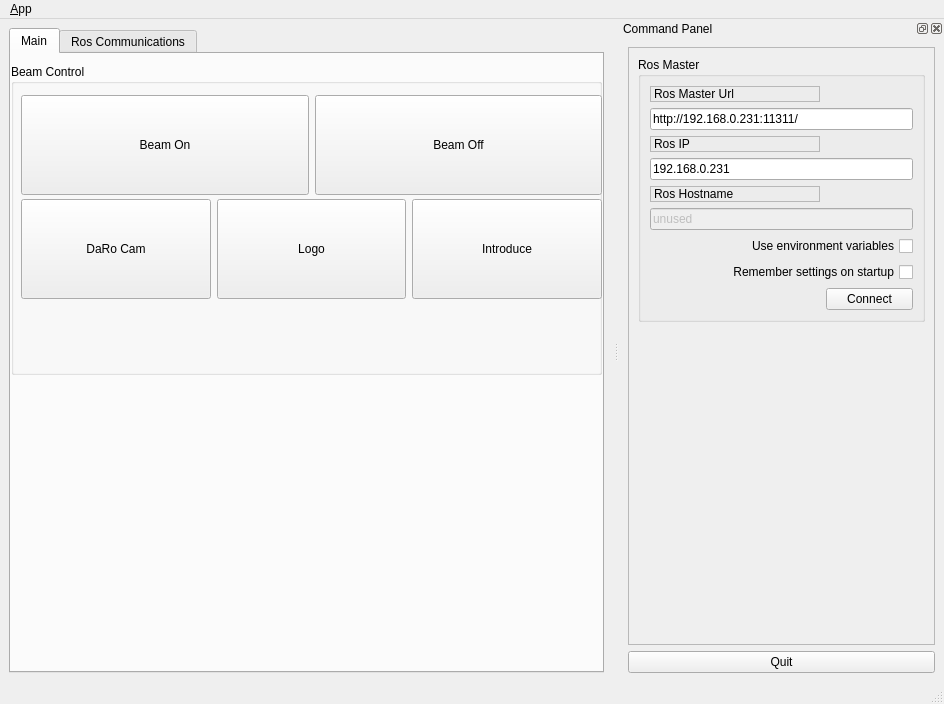
<?xml version="1.0" encoding="UTF-8"?>
<ui version="4.0">
 <class>MainWindowDesign</class>
 <widget class="QMainWindow" name="MainWindowDesign">
  <property name="geometry">
   <rect>
    <x>0</x>
    <y>0</y>
    <width>944</width>
    <height>704</height>
   </rect>
  </property>
  <property name="windowTitle">
   <string>QRosApp</string>
  </property>
  <property name="windowIcon">
   <iconset resource="../resources/images.qrc">
    <normaloff>:/images/icon.png</normaloff>:/images/icon.png</iconset>
  </property>
  <property name="locale">
   <locale language="English" country="Australia"/>
  </property>
  <widget class="QWidget" name="centralwidget">
   <layout class="QHBoxLayout">
    <item>
     <widget class="QTabWidget" name="tab_manager">
      <property name="minimumSize">
       <size>
        <width>100</width>
        <height>0</height>
       </size>
      </property>
      <property name="locale">
       <locale language="English" country="Australia"/>
      </property>
      <property name="currentIndex">
       <number>0</number>
      </property>
      <widget class="QWidget" name="tab">
       <attribute name="title">
        <string>Main</string>
       </attribute>
       <widget class="QGroupBox" name="groupBox_2">
        <property name="geometry">
         <rect>
          <x>0</x>
          <y>10</y>
          <width>591</width>
          <height>311</height>
         </rect>
        </property>
        <property name="title">
         <string>Beam Control</string>
        </property>
        <widget class="QWidget" name="horizontalLayoutWidget">
         <property name="geometry">
          <rect>
           <x>10</x>
           <y>30</y>
           <width>581</width>
           <height>102</height>
          </rect>
         </property>
         <layout class="QHBoxLayout" name="horizontalLayout">
          <item>
           <widget class="QPushButton" name="pushButton_beam_on">
            <property name="minimumSize">
             <size>
              <width>0</width>
              <height>100</height>
             </size>
            </property>
            <property name="text">
             <string>Beam On</string>
            </property>
           </widget>
          </item>
          <item>
           <widget class="QPushButton" name="pushButton_beam_off">
            <property name="minimumSize">
             <size>
              <width>0</width>
              <height>100</height>
             </size>
            </property>
            <property name="text">
             <string>Beam Off</string>
            </property>
           </widget>
          </item>
         </layout>
        </widget>
        <widget class="QWidget" name="horizontalLayoutWidget_2">
         <property name="geometry">
          <rect>
           <x>10</x>
           <y>130</y>
           <width>581</width>
           <height>111</height>
          </rect>
         </property>
         <layout class="QHBoxLayout" name="horizontalLayout_2">
          <item>
           <widget class="QPushButton" name="pushButton_daro_cam">
            <property name="minimumSize">
             <size>
              <width>0</width>
              <height>100</height>
             </size>
            </property>
            <property name="text">
             <string>DaRo Cam</string>
            </property>
           </widget>
          </item>
          <item>
           <widget class="QPushButton" name="pushButton_logo">
            <property name="minimumSize">
             <size>
              <width>0</width>
              <height>100</height>
             </size>
            </property>
            <property name="text">
             <string>Logo</string>
            </property>
           </widget>
          </item>
          <item>
           <widget class="QPushButton" name="pushButton_introduce">
            <property name="minimumSize">
             <size>
              <width>0</width>
              <height>100</height>
             </size>
            </property>
            <property name="text">
             <string>Introduce</string>
            </property>
           </widget>
          </item>
         </layout>
        </widget>
       </widget>
      </widget>
      <widget class="QWidget" name="tab_status">
       <attribute name="title">
        <string>Ros Communications</string>
       </attribute>
       <layout class="QVBoxLayout" name="verticalLayout_2">
        <item>
         <widget class="QGroupBox" name="groupBox_12">
          <property name="sizePolicy">
           <sizepolicy hsizetype="MinimumExpanding" vsizetype="Preferred">
            <horstretch>0</horstretch>
            <verstretch>0</verstretch>
           </sizepolicy>
          </property>
          <property name="title">
           <string>Logging</string>
          </property>
          <layout class="QGridLayout" name="gridLayout_3">
           <item row="0" column="0">
            <widget class="QListView" name="view_logging"/>
           </item>
          </layout>
         </widget>
        </item>
       </layout>
      </widget>
     </widget>
    </item>
   </layout>
  </widget>
  <widget class="QMenuBar" name="menubar">
   <property name="geometry">
    <rect>
     <x>0</x>
     <y>0</y>
     <width>944</width>
     <height>22</height>
    </rect>
   </property>
   <widget class="QMenu" name="menu_File">
    <property name="title">
     <string>&amp;App</string>
    </property>
    <addaction name="action_Preferences"/>
    <addaction name="separator"/>
    <addaction name="actionAbout"/>
    <addaction name="actionAbout_Qt"/>
    <addaction name="separator"/>
    <addaction name="action_Quit"/>
   </widget>
   <addaction name="menu_File"/>
  </widget>
  <widget class="QStatusBar" name="statusbar"/>
  <widget class="QDockWidget" name="dock_status">
   <property name="sizePolicy">
    <sizepolicy hsizetype="Minimum" vsizetype="Preferred">
     <horstretch>0</horstretch>
     <verstretch>0</verstretch>
    </sizepolicy>
   </property>
   <property name="minimumSize">
    <size>
     <width>325</width>
     <height>395</height>
    </size>
   </property>
   <property name="allowedAreas">
    <set>Qt::RightDockWidgetArea</set>
   </property>
   <property name="windowTitle">
    <string>Command Panel</string>
   </property>
   <attribute name="dockWidgetArea">
    <number>2</number>
   </attribute>
   <widget class="QWidget" name="dockWidgetContents_2">
    <layout class="QVBoxLayout" name="verticalLayout">
     <item>
      <widget class="QFrame" name="frame">
       <property name="sizePolicy">
        <sizepolicy hsizetype="Minimum" vsizetype="Preferred">
         <horstretch>0</horstretch>
         <verstretch>0</verstretch>
        </sizepolicy>
       </property>
       <property name="frameShape">
        <enum>QFrame::StyledPanel</enum>
       </property>
       <property name="frameShadow">
        <enum>QFrame::Raised</enum>
       </property>
       <layout class="QVBoxLayout" name="verticalLayout_3">
        <item>
         <widget class="QGroupBox" name="groupBox">
          <property name="title">
           <string>Ros Master</string>
          </property>
          <layout class="QGridLayout" name="gridLayout">
           <item row="0" column="0">
            <widget class="QLabel" name="label">
             <property name="frameShape">
              <enum>QFrame::StyledPanel</enum>
             </property>
             <property name="frameShadow">
              <enum>QFrame::Raised</enum>
             </property>
             <property name="text">
              <string>Ros Master Url</string>
             </property>
            </widget>
           </item>
           <item row="1" column="0" colspan="2">
            <widget class="QLineEdit" name="line_edit_master">
             <property name="text">
              <string>http://192.168.0.231:11311/</string>
             </property>
            </widget>
           </item>
           <item row="2" column="0">
            <widget class="QLabel" name="label_2">
             <property name="frameShape">
              <enum>QFrame::StyledPanel</enum>
             </property>
             <property name="frameShadow">
              <enum>QFrame::Raised</enum>
             </property>
             <property name="text">
              <string>Ros IP</string>
             </property>
            </widget>
           </item>
           <item row="3" column="0" colspan="2">
            <widget class="QLineEdit" name="line_edit_host">
             <property name="text">
              <string>192.168.0.231</string>
             </property>
            </widget>
           </item>
           <item row="4" column="0">
            <widget class="QLabel" name="label_3">
             <property name="frameShape">
              <enum>QFrame::StyledPanel</enum>
             </property>
             <property name="frameShadow">
              <enum>QFrame::Raised</enum>
             </property>
             <property name="text">
              <string>Ros Hostname</string>
             </property>
            </widget>
           </item>
           <item row="5" column="0" colspan="2">
            <widget class="QLineEdit" name="line_edit_topic">
             <property name="enabled">
              <bool>false</bool>
             </property>
             <property name="text">
              <string>unused</string>
             </property>
            </widget>
           </item>
           <item row="6" column="0" colspan="2">
            <widget class="QCheckBox" name="checkbox_use_environment">
             <property name="layoutDirection">
              <enum>Qt::RightToLeft</enum>
             </property>
             <property name="text">
              <string>Use environment variables</string>
             </property>
            </widget>
           </item>
           <item row="7" column="0" colspan="2">
            <widget class="QCheckBox" name="checkbox_remember_settings">
             <property name="enabled">
              <bool>true</bool>
             </property>
             <property name="layoutDirection">
              <enum>Qt::RightToLeft</enum>
             </property>
             <property name="text">
              <string>Remember settings on startup</string>
             </property>
            </widget>
           </item>
           <item row="8" column="0">
            <spacer name="horizontalSpacer">
             <property name="orientation">
              <enum>Qt::Horizontal</enum>
             </property>
             <property name="sizeHint" stdset="0">
              <size>
               <width>170</width>
               <height>21</height>
              </size>
             </property>
            </spacer>
           </item>
           <item row="8" column="1">
            <widget class="QPushButton" name="button_connect">
             <property name="enabled">
              <bool>true</bool>
             </property>
             <property name="sizePolicy">
              <sizepolicy hsizetype="MinimumExpanding" vsizetype="Fixed">
               <horstretch>0</horstretch>
               <verstretch>0</verstretch>
              </sizepolicy>
             </property>
             <property name="toolTip">
              <string>Set the target to the current joint trajectory state.</string>
             </property>
             <property name="statusTip">
              <string>Clear all waypoints and set the target to the current joint trajectory state.</string>
             </property>
             <property name="text">
              <string>Connect</string>
             </property>
            </widget>
           </item>
          </layout>
         </widget>
        </item>
        <item>
         <spacer name="verticalSpacer_3">
          <property name="orientation">
           <enum>Qt::Vertical</enum>
          </property>
          <property name="sizeHint" stdset="0">
           <size>
            <width>20</width>
            <height>233</height>
           </size>
          </property>
         </spacer>
        </item>
       </layout>
      </widget>
     </item>
     <item>
      <widget class="QPushButton" name="quit_button">
       <property name="sizePolicy">
        <sizepolicy hsizetype="MinimumExpanding" vsizetype="Fixed">
         <horstretch>0</horstretch>
         <verstretch>0</verstretch>
        </sizepolicy>
       </property>
       <property name="text">
        <string>Quit</string>
       </property>
      </widget>
     </item>
    </layout>
   </widget>
  </widget>
  <action name="action_Quit">
   <property name="text">
    <string>&amp;Quit</string>
   </property>
   <property name="shortcut">
    <string>Ctrl+Q</string>
   </property>
   <property name="shortcutContext">
    <enum>Qt::ApplicationShortcut</enum>
   </property>
  </action>
  <action name="action_Preferences">
   <property name="text">
    <string>&amp;Preferences</string>
   </property>
  </action>
  <action name="actionAbout">
   <property name="text">
    <string>&amp;About</string>
   </property>
  </action>
  <action name="actionAbout_Qt">
   <property name="text">
    <string>About &amp;Qt</string>
   </property>
  </action>
 </widget>
 <resources>
  <include location="../resources/images.qrc"/>
 </resources>
 <connections>
  <connection>
   <sender>action_Quit</sender>
   <signal>triggered()</signal>
   <receiver>MainWindowDesign</receiver>
   <slot>close()</slot>
   <hints>
    <hint type="sourcelabel">
     <x>-1</x>
     <y>-1</y>
    </hint>
    <hint type="destinationlabel">
     <x>399</x>
     <y>299</y>
    </hint>
   </hints>
  </connection>
  <connection>
   <sender>quit_button</sender>
   <signal>clicked()</signal>
   <receiver>MainWindowDesign</receiver>
   <slot>close()</slot>
   <hints>
    <hint type="sourcelabel">
     <x>859</x>
     <y>552</y>
    </hint>
    <hint type="destinationlabel">
     <x>469</x>
     <y>299</y>
    </hint>
   </hints>
  </connection>
 </connections>
</ui>
